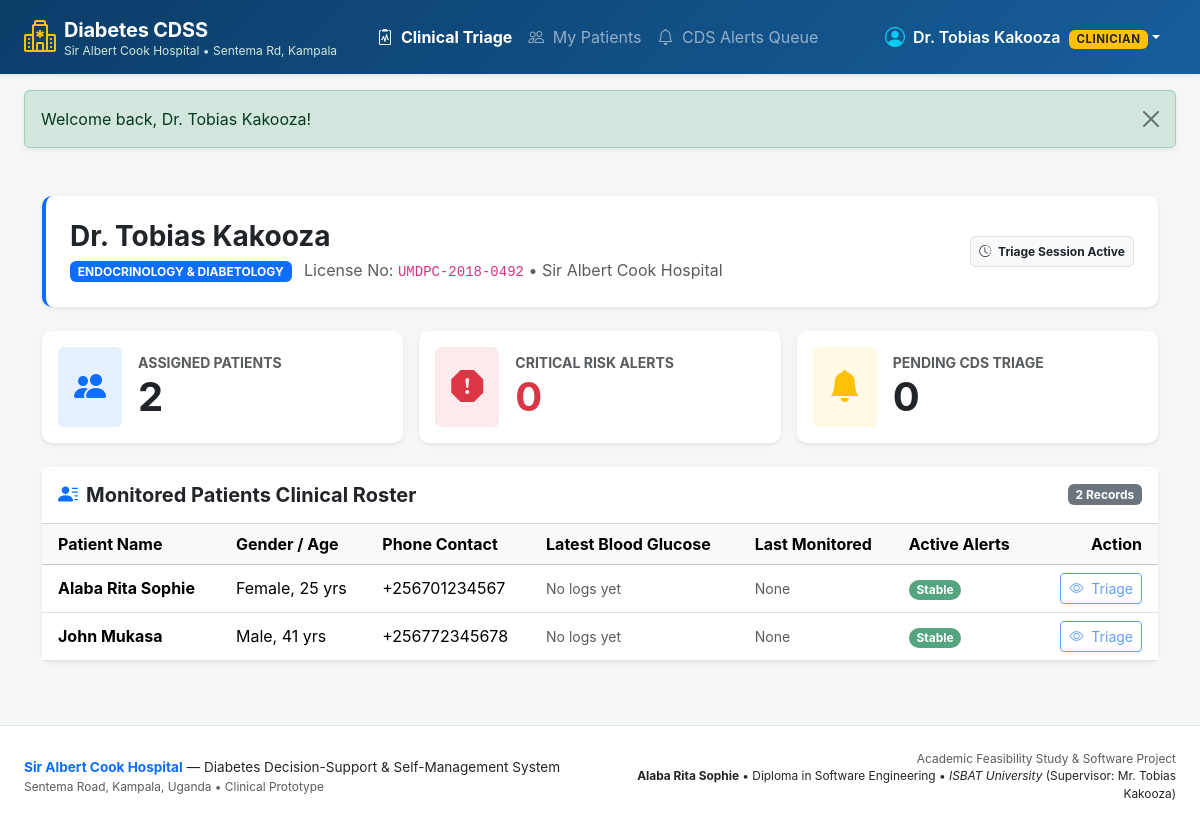
Screenshot of /clinician/dashboard.php (signed in) with the database file from the repository.
### tables this page shows
CREATE TABLE IF NOT EXISTS `clinicians` (
    `clinician_id` INT AUTO_INCREMENT PRIMARY KEY,
    `user_id` INT NOT NULL UNIQUE,
    `full_name` VARCHAR(100) NOT NULL,
    `specialization` VARCHAR(100) NOT NULL,
    `license_no` VARCHAR(50) NOT NULL UNIQUE,
    CONSTRAINT `fk_clinicians_user` FOREIGN KEY (`user_id`) 
        REFERENCES `users` (`user_id`) ON DELETE CASCADE
);

CREATE TABLE IF NOT EXISTS `patients` (
    `patient_id` INT AUTO_INCREMENT PRIMARY KEY,
    `user_id` INT NOT NULL UNIQUE,
    `clinician_id` INT NULL,
    `full_name` VARCHAR(100) NOT NULL,
    `date_of_birth` DATE NOT NULL,
    `gender` ENUM('male', 'female', 'other') NOT NULL,
    `phone` VARCHAR(20) NOT NULL,
    CONSTRAINT `fk_patients_user` FOREIGN KEY (`user_id`) 
        REFERENCES `users` (`user_id`) ON DELETE CASCADE,
    CONSTRAINT `fk_patients_clinician` FOREIGN KEY (`clinician_id`) 
        REFERENCES `clinicians` (`clinician_id`) ON DELETE SET NULL
);

### includes/auth.php (called while the page is built, shortened)
<?php
require_once __DIR__ . '/helpers.php';
function is_logged_in() {
    return isset($_SESSION['user_id']) && !empty($_SESSION['user_id']);
}
function current_user() {
    return [
        'user_id'   => $_SESSION['user_id'],
        'username'  => $_SESSION['username'],
        'role'      => $_SESSION['role'],
        'email'     => $_SESSION['email'] ?? '',
        'full_name' => $_SESSION['full_name'] ?? $_SESSION['username']
    ];
}

### clinician/dashboard.php (the view, shortened to what this page needs)
<?php
require_once __DIR__ . '/../includes/helpers.php';
require_once __DIR__ . '/../includes/auth.php';
$pdo = get_db_connection();
$user = current_user();
$stmt = $pdo->prepare("SELECT * FROM clinicians WHERE user_id = ?");
$stmt->execute([$user['user_id']]);
$clinician = $stmt->fetch();
$clinician_id = $clinician['clinician_id'] ?? null;
$total_patients = 0;
$pending_alerts = 0;
$critical_alerts = 0;
$patients_list = [];
if ($clinician_id) {
    $stmt = $pdo->prepare("SELECT COUNT(*) FROM patients WHERE clinician_id = ?");
    $stmt->execute([$clinician_id]);
    $total_patients = (int)$stmt->fetchColumn();
    $stmt = $pdo->prepare("
        SELECT
            COUNT(CASE WHEN status = 'pending' THEN 1 END) AS pending_total,
            COUNT(CASE WHEN status = 'pending' AND risk_level = 'critical' THEN 1 END) AS critical_total
        FROM clinical_alerts
        WHERE clinician_id = ? OR patient_id IN (SELECT patient_id FROM patients WHERE clinician_id = ?)
    ");
    $stmt->execute([$clinician_id, $clinician_id]);
    $alert_counts = $stmt->fetch();
    $pending_alerts = (int)($alert_counts['pending_total'] ?? 0);
    $critical_alerts = (int)($alert_counts['critical_total'] ?? 0);
    $stmt = $pdo->prepare("
        SELECT p.patient_id, p.full_name, p.gender, p.phone, p.date_of_birth,
               (SELECT glucose_value FROM glucose_readings WHERE patient_id = p.patient_id ORDER BY logged_at DESC LIMIT 1) AS last_glucose,
               (SELECT logged_at FROM glucose_readings WHERE patient_id = p.patient_id ORDER BY logged_at DESC LIMIT 1) AS last_logged_at,
               (SELECT COUNT(*) FROM clinical_alerts WHERE patient_id = p.patient_id AND status = 'pending') AS active_alerts
        FROM patients p
        WHERE p.clinician_id = ?
        ORDER BY active_alerts DESC, p.full_name ASC
    ");
    $stmt->execute([$clinician_id]);
    $patients_list = $stmt->fetchAll();
}
require_once __DIR__ . '/../includes/header.php';
?>
<div class="container py-3">
    <div class="card bg-white shadow-sm mb-4 border-start border-4 border-primary">
        <div class="card-body p-4 d-flex flex-wrap justify-content-between align-items-center">
            <div>
                <h3 class="fw-bold mb-1"><?= htmlspecialchars($clinician['full_name'] ?? 'Clinician Portal') ?></h3>
                <p class="text-muted mb-0">
                    <span class="badge bg-primary text-uppercase me-2"><?= htmlspecialchars($clinician['specialization'] ?? 'Internal Medicine') ?></span>
                    <span>License No: <code><?= htmlspecialchars($clinician['license_no'] ?? 'N/A') ?></code></span>
                    &bull; Sir Albert Cook Hospital
                </p>
            </div>
            <div class="mt-3 mt-md-0">
                <span class="badge bg-light text-dark border p-2">
                    <i class="bi bi-clock-history me-1"></i> Triage Session Active
                </span>
            </div>
        </div>
    </div>
    <div class="row g-3 mb-4">
        <div class="col-md-4">
            <div class="card shadow-sm border-0 h-100">
                <div class="card-body d-flex align-items-center">
                    <div class="p-3 bg-primary bg-opacity-10 text-primary rounded me-3">
                        <i class="bi bi-people-fill fs-2"></i>
                    </div>
                    <div>
                        <div class="text-muted small text-uppercase fw-bold">Assigned Patients</div>
                        <div class="display-6 fw-bold"><?= $total_patients ?></div>
                    </div>
                </div>
            </div>
        </div>
        <div class="col-md-4">
            <div class="card shadow-sm border-0 h-100">
                <div class="card-body d-flex align-items-center">
                    <div class="p-3 bg-danger bg-opacity-10 text-danger rounded me-3">
                        <i class="bi bi-exclamation-octagon-fill fs-2"></i>
                    </div>
                    <div>
                        <div class="text-muted small text-uppercase fw-bold">Critical Risk Alerts</div>
                        <div class="display-6 fw-bold text-danger"><?= $critical_alerts ?></div>
                    </div>
                </div>
            </div>
        </div>
        <div class="col-md-4">
            <div class="card shadow-sm border-0 h-100">
                <div class="card-body d-flex align-items-center">
                    <div class="p-3 bg-warning bg-opacity-10 text-warning rounded me-3">
                        <i class="bi bi-bell-fill fs-2 text-warning"></i>
                    </div>
                    <div>
                        <div class="text-muted small text-uppercase fw-bold">Pending CDS Triage</div>
                        <div class="display-6 fw-bold text-dark"><?= $pending_alerts ?></div>
                    </div>
                </div>
            </div>
        </div>
    </div>
    <div class="card shadow-sm border-0">
        <div class="card-header bg-white py-3 d-flex justify-content-between align-items-center">
            <h5 class="mb-0 fw-bold"><i class="bi bi-person-lines-fill text-primary me-2"></i>Monitored Patients Clinical Roster</h5>
            <span class="badge bg-secondary"><?= count($patients_list) ?> Records</span>
        </div>
        <div class="card-body p-0">
            <div class="table-responsive">
                <table class="table table-hover align-middle mb-0">
                    <thead class="table-light">
                        <tr>
                            <th class="ps-3">Patient Name</th>
                            <th>Gender / Age</th>
                            <th>Phone Contact</th>
                            <th>Latest Blood Glucose</th>
                            <th>Last Monitored</th>
                            <th>Active Alerts</th>
                            <th class="text-end pe-3">Action</th>
                        </tr>
                    </thead>
                    <tbody>
                        <?php if (empty($patients_list)): ?>
                            <tr>
                                <td colspan="7" class="text-center py-4 text-muted">
                                    <i class="bi bi-inbox fs-3 d-block mb-1"></i>
                                    No patients currently assigned to your roster.
                                </td>
                            </tr>
                        <?php else: ?>
                            <?php foreach ($patients_list as $pat):
                                $dob = new DateTime($pat['date_of_birth']);
                                $now = new DateTime();
                                $age = $now->diff($dob)->y;
                            ?>
                                <tr>
                                    <td class="ps-3 fw-bold">
                                        <?= htmlspecialchars($pat['full_name']) ?>
                                    </td>
                                    <td>
                                        <span class="text-capitalize"><?= htmlspecialchars($pat['gender']) ?></span>, <?= $age ?> yrs
                                    </td>
                                    <td><?= htmlspecialchars($pat['phone']) ?></td>
                                    <td>
                                        <?php if ($pat['last_glucose'] !== null): ?>
                                            <span class="fw-bold <?= ($pat['last_glucose'] < 70 || $pat['last_glucose'] > 180) ? 'text-danger' : 'text-success' ?>">
                                                <?= htmlspecialchars($pat['last_glucose']) ?> mg/dL
                                            </span>
                                        <?php else: ?>
                                            <span class="text-muted small">No logs yet</span>
                                        <?php endif; ?>
                                    </td>
                                    <td>
                                        <?= $pat['last_logged_at'] ? date('d M, h:i A', strtotime($pat['last_logged_at'])) : '<span class="text-muted small">None</span>' ?>
                                    </td>
                                    <td>
                                        <?php if ($pat['active_alerts'] > 0): ?>
                                            <span class="badge bg-danger rounded-pill"><?= $pat['active_alerts'] ?> Alerts</span>
                                        <?php else: ?>
                                            <span class="badge bg-success bg-opacity-75 rounded-pill">Stable</span>
                                        <?php endif; ?>
                                    </td>
                                    <td class="text-end pe-3">
                                        <button class="btn btn-outline-primary btn-sm" disabled title="Deep-dive triage available in Phase 3">
                                            <i class="bi bi-eye me-1"></i> Triage
                                        </button>
                                    </td>
                                </tr>
                            <?php endforeach; ?>
                        <?php endif; ?>
                    </tbody>
                </table>
            </div>
        </div>
    </div>
</div>
<?php require_once __DIR__ . '/../includes/footer.php'; ?>

### includes/header.php (shortened to what this page needs)
<?php
require_once __DIR__ . '/helpers.php';
require_once __DIR__ . '/auth.php';
$user = current_user();
?>
<!DOCTYPE html>
<html lang="en">
<head>
    <link href="https://cdn.jsdelivr.net/npm/bootstrap@5.3.2/dist/css/bootstrap.min.css" rel="stylesheet">
    <link rel="stylesheet" href="https://cdn.jsdelivr.net/npm/bootstrap-icons@1.11.3/font/bootstrap-icons.min.css">
</head>
<body>
<nav class="navbar navbar-expand-lg navbar-dark navbar-med shadow-sm sticky-top">
    <div class="container-fluid px-lg-4">
        <a class="navbar-brand d-flex align-items-center" href="<?= BASE_URL ?>">
            <i class="bi bi-hospital fs-2 me-2 text-warning"></i>
            <div>
                <span class="hospital-brand">Diabetes CDSS</span>
                <span class="hospital-subtitle">Sir Albert Cook Hospital • Sentema Rd, Kampala</span>
            </div>
        </a>
        <div class="collapse navbar-collapse" id="topNav">
            <ul class="navbar-nav me-auto mb-2 mb-lg-0 ms-lg-3">
                <?php if (is_logged_in()): ?>
                    <?php if ($_SESSION['role'] === 'patient'): ?>
                        <li class="nav-item">
                            <a class="nav-link <?= (str_contains($_SERVER['REQUEST_URI'], 'patient/dashboard')) ? 'active fw-bold' : '' ?>" href="<?= BASE_URL ?>patient/dashboard.php">
                                <i class="bi bi-speedometer2 me-1"></i> My Dashboard
                            </a>
                        </li>
                        <li class="nav-item">
                            <a class="nav-link <?= (str_contains($_SERVER['REQUEST_URI'], 'patient/log_glucose')) ? 'active fw-bold' : '' ?>" href="<?= BASE_URL ?>patient/log_glucose.php">
                                <i class="bi bi-plus-circle me-1"></i> Log Reading
                            </a>
                        </li>
                        <li class="nav-item">
                            <a class="nav-link <?= (str_contains($_SERVER['REQUEST_URI'], 'patient/history')) ? 'active fw-bold' : '' ?>" href="<?= BASE_URL ?>patient/history.php">
                                <i class="bi bi-graph-up me-1"></i> Glucose History
                            </a>
                        </li>
                    <?php elseif ($_SESSION['role'] === 'clinician'): ?>
                        <li class="nav-item">
                            <a class="nav-link <?= (str_contains($_SERVER['REQUEST_URI'], 'clinician/dashboard')) ? 'active fw-bold' : '' ?>" href="<?= BASE_URL ?>clinician/dashboard.php">
                                <i class="bi bi-clipboard2-pulse me-1"></i> Clinical Triage
                            </a>
                        </li>
                        <li class="nav-item">
                            <a class="nav-link <?= (str_contains($_SERVER['REQUEST_URI'], 'clinician/patients')) ? 'active fw-bold' : '' ?>" href="<?= BASE_URL ?>clinician/patients.php">
                                <i class="bi bi-people me-1"></i> My Patients
                            </a>
                        </li>
                        <li class="nav-item">
                            <a class="nav-link <?= (str_contains($_SERVER['REQUEST_URI'], 'clinician/alerts')) ? 'active fw-bold' : '' ?>" href="<?= BASE_URL ?>clinician/alerts.php">
                                <i class="bi bi-bell me-1"></i> CDS Alerts Queue
                            </a>
                        </li>
                    <?php endif; ?>
                <?php endif; ?>
            </ul>
            <ul class="navbar-nav ms-auto align-items-lg-center">
                <?php if (is_logged_in()): ?>
                    <li class="nav-item dropdown me-2">
                        <a class="nav-link dropdown-toggle text-white d-flex align-items-center" href="#" role="button" data-bs-toggle="dropdown">
                            <i class="bi bi-person-circle fs-5 me-2 text-info"></i>
                            <div>
                                <span class="fw-semibold"><?= htmlspecialchars($user['full_name']) ?></span>
                                <span class="badge bg-warning text-dark ms-1 badge-role"><?= htmlspecialchars($user['role']) ?></span>
                            </div>
                        </a>
                    </li>
                <?php endif; ?>
            </ul>
        </div>
    </div>
</nav>
<div class="container-fluid px-lg-4 py-3">
    <?= display_flash() ?>
</div>
<main class="main-content">

### includes/header.php (style rules this page uses)
:root { --primary-med: #0d6efd; --med-dark: #0a4275; --danger-bg: #dc3545; --warning-bg: #ffc107; --success-med: #198754; }
body { background-color: #f4f7f6; font-family: -apple-system, BlinkMacSystemFont, "Segoe UI", Roboto, "Helvetica Neue", Arial, sans-serif; min-height: 100vh; display: flex; flex-direction: column; }
.main-content { flex: 1; }
.hospital-brand { font-weight: 700; letter-spacing: -0.2px; }
.hospital-subtitle { font-size: 0.75rem; color: #d1e7dd; display: block; margin-top: -3px; }
.navbar-med { background: linear-gradient(135deg, #0b3d68 0%, #175e9b 100%); }
.card { border: none; border-radius: 10px; box-shadow: 0 4px 12px rgba(0,0,0,0.05); }
.badge-role { font-size: 0.72rem; padding: 0.35em 0.65em; text-transform: uppercase; font-weight: 700; letter-spacing: 0.5px; }

### rows the page displays
clinicians: full_name "Dr. Tobias Kakooza", specialization "ENDOCRINOLOGY & DIABETOLOGY", license_no "UMDPC-2018-0492"
patients: full_name "Alaba Rita Sophie", gender "Female", phone "+256701234567"
patients: full_name "John Mukasa", gender "Male", phone "+256772345678"

### other values shown
$user['role'] "CLINICIAN"
$message "Welcome back, Dr. Tobias Kakooza!"
$total_patients "2"
$critical_alerts "0"
$pending_alerts "0"
count($patients_list) "2"
